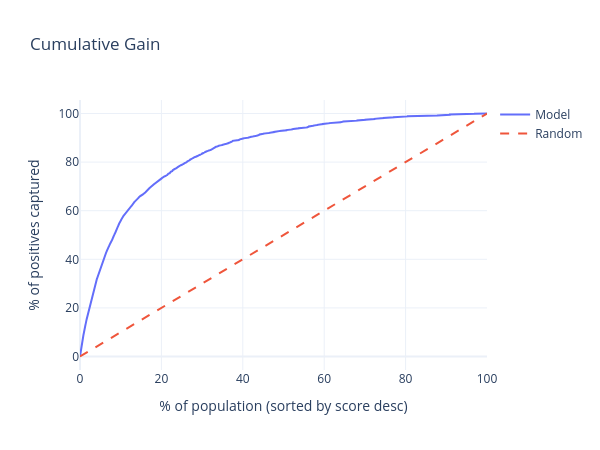

Notebook code for this chart:
### Markdown cell above
## 5.2 Cumulative gain and lift

### Code cell
plot_lift(y_val, y_val_proba).show()

### Figure 1 — Plotly figure (JSON) as saved in the notebook; plotly's stock layout.template omitted (floating-point values rounded to 4 significant figures; data arrays with more than 128 entries replaced by an {"elided": "..."} marker saying what was removed)
{"data": [{"customdata": {"elided": "30000x2 float values"}, "hovertemplate": "Top %{x:.1f}% of population<br>Captures %{y:.1f}% of positives<br>Lift = %{customdata[0]:.2f}×<br>Volume = %{customdata[1]:,.0f} positives<extra></extra>", "mode": "lines", "name": "Model", "type": "scatter", "x": {"elided": "30000 float values"}, "y": {"elided": "30000 float values"}}, {"hoverinfo": "skip", "line": {"dash": "dash"}, "mode": "lines", "name": "Random", "type": "scatter", "x": [0, 100], "y": [0, 100]}], "layout": {"height": 450, "title": {"text": "Cumulative Gain"}, "width": 600, "xaxis": {"title": {"text": "% of population (sorted by score desc)"}}, "yaxis": {"title": {"text": "% of positives captured"}}}}
